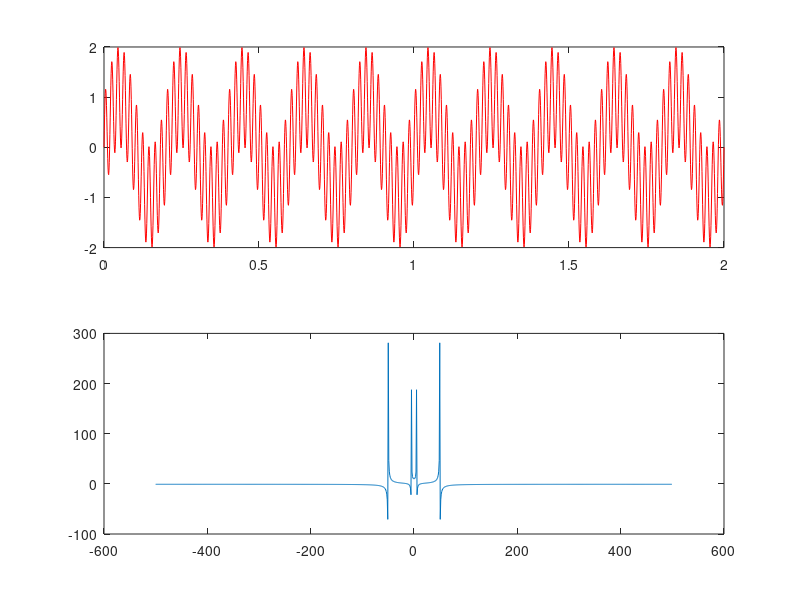

Source code (MATLAB):
clc;
clear all;
clf;

t = 0:0.001:2;
x = sin(2*pi*5*t) + sin(2*pi*50*t);

N = 1024;
y = fftshift(fft(x, N));

fs = 1/0.001;
fval = fs*[(-(N/2):(N/2)-1)/N];

figure
subplot(2,1,1)
plot(t, x, 'r');
subplot(2,1,2)
plot(fval, y);
